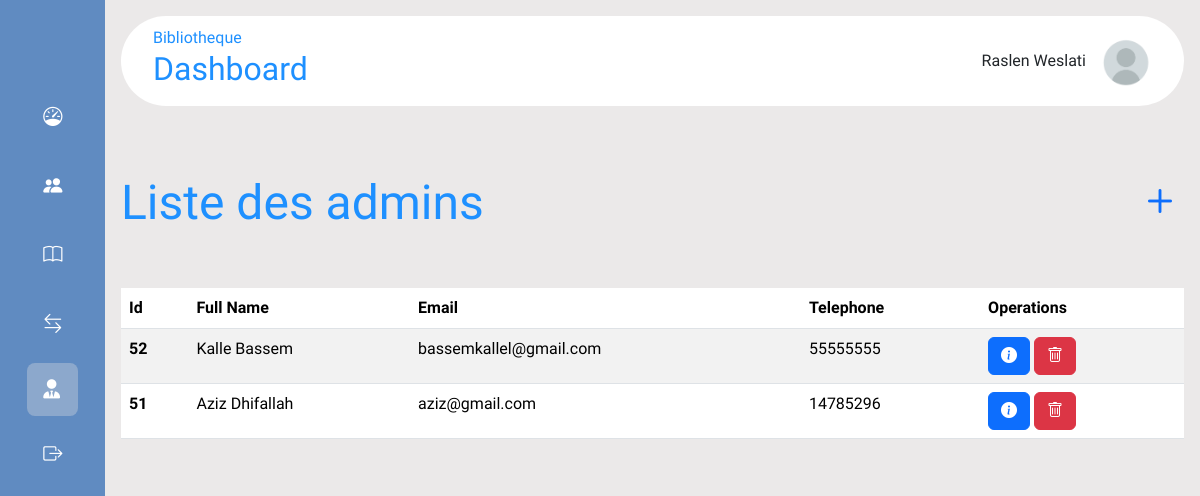
/liste_admins.php (signed in), run on the app's committed database.
### liste_admins.php (called while the page is built, shortened)
<?php
    include 'db_connect.php';
    $sql = $bdd->prepare("SELECT * FROM adhérents where Role='Admin' and id!=?");
    $sql->execute([$_SESSION['id']]);
    $utils = $sql->fetchAll();
    include 'layout.phtml';
?>

### liste_admins.phtml (the view, shortened to what this page needs)
<div class="d-flex justify-content-between align-items-center my-5">
        <h1>Liste des admins</h1>
        <h1><a href="./ajout_admin.php"><i class="bi bi-plus"></i></a></h1>
    </div>
    <table class="table table-striped">
        <thead>
            <tr>
                <th scope="col">Id</th>
                <th scope="col">Full Name</th>
                <th scope="col">Email</th>
                <th scope="col">Telephone</th>
                <th scope="col">Operations</th>
            </tr>
        </thead>
        <tbody>
            <?php foreach($utils as $util): ?>
            <tr>
                <th scope="row"><?= $util['id'] ?></th>
                <td><?= $util['full_name'] ?></td>
                <td><?= $util['email'] ?></td>
                <td><?= $util['telephone'] ?></td>
                <td>
                    <a class="btn btn-primary" href="utilisateur_details.php?id=<?= $util['id'] ?>" role="button"><i class="bi bi-info-circle-fill"></i></a>
                    <a class="btn btn-danger" role="button" data-bs-toggle="modal" data-bs-target="#staticBackdrop<?=$util['id']?>"><i class="bi bi-trash"></i></a>
                </td>
            </tr>
            <?php endforeach; ?>
        </tbody>
    </table>

### assets/css/style.css (style rules this page uses)
* { padding: 0; margin: 0; box-sizing: border-box; border: none; outline: none; font-family: "Host Grotesk", sans-serif; }
body { display: flex; }
h1 { margin-top: 20px; font-size: 3em; color: #1E90FF; }
a { text-decoration: none; }

### data on the page
adhérents: id "52", full_name "Kalle Bassem", email "bassemkallel@gmail.com", telephone "55555555"
adhérents: id "51", full_name "Aziz Dhifallah", email "aziz@gmail.com", telephone "14785296"

### other printed values
$_SESSION["full_name"] "Raslen Weslati"
